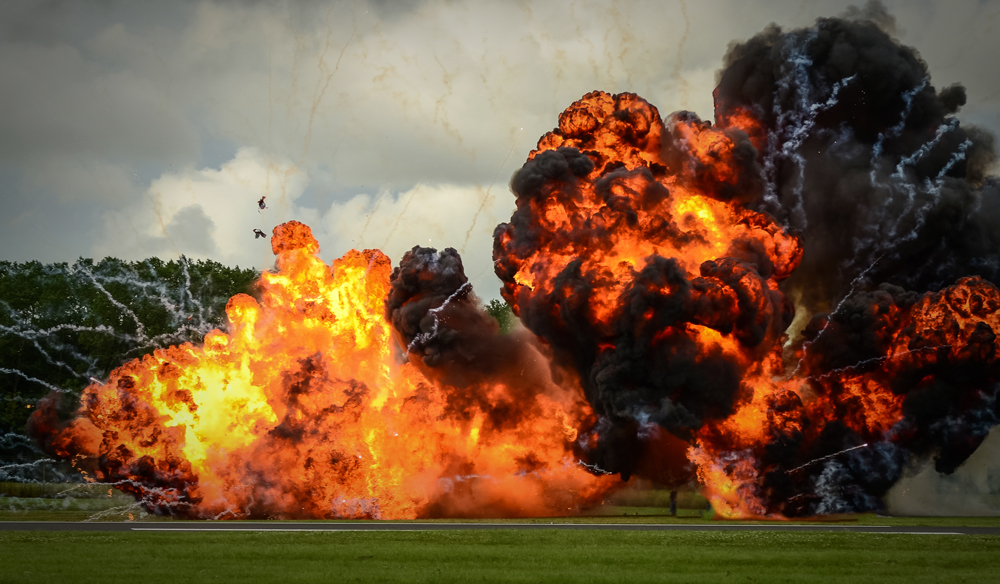
#> input picture background.jpg, 1000 x 584 px
$ python classEx.py
#> lines starting #> are read from the running program, lines starting #| are printed output that depends on the picture
import numpy as np
import cv2
# convert image to grayscale
im_gray = cv2.imread('background.jpg', cv2.IMREAD_GRAYSCALE)
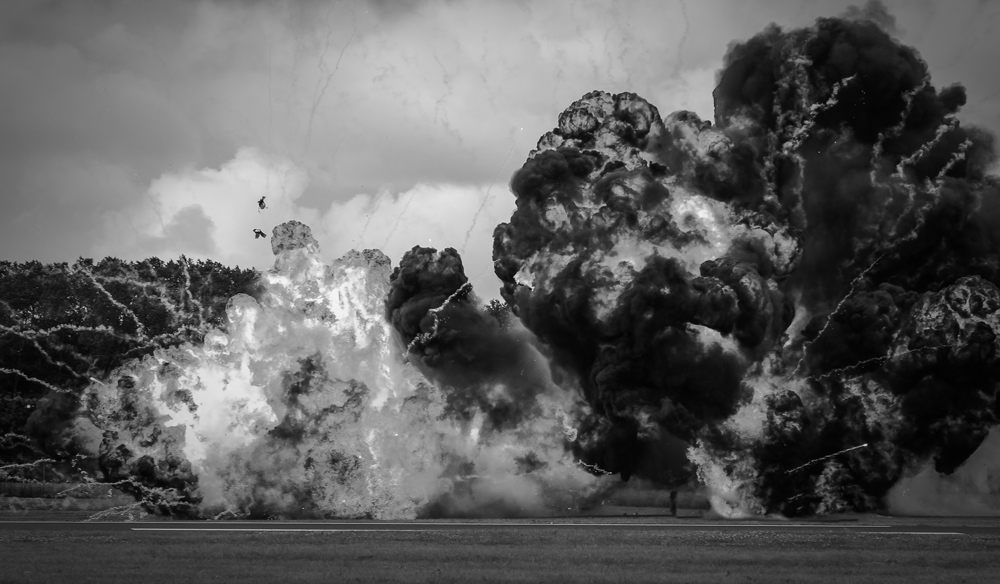
#> im_gray: shape (584, 1000); min 0, max 246, mean 93.1
# use highgui to display image
cv2.imshow("Jeanne in Gray", im_gray)
# keeps the image displayed
cv2.waitKey()
